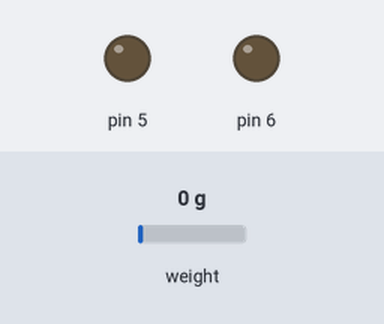
The program below on a simulated Arduino Uno, built with avr-gcc and run on an emulated ATmega328P. Shown: output pins drawn as LEDs (lit = HIGH). Inputs (shaded band) come from the test bench; at power-on: weight on the scale 0 g. Storage starts empty; no radio packets arrive unless stated.

Above: at 0.1 s.
At 1.1 s:
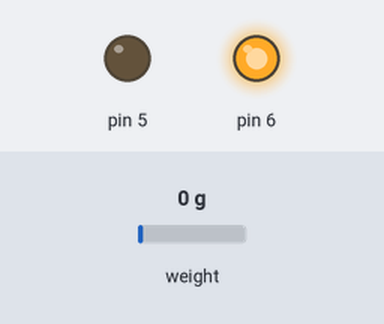
Timing chart, 0 to 2.6 s (numbered marks = the images above):
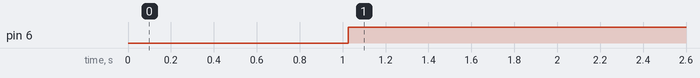

The program:

main.cpp
```cpp
#include <Arduino.h>
#include "led.h"
#include "nrf.h"
#include "lchx711.h"
#include "sdcard.h"
#include <string.h>

NRF nrf(7, 8); // ce,csn

SDCARD sdc(10); // chip select

LED fireMOSFET(5);
LED buzzerPIN(6);

LCHX711 loadCell(2,3,-1777);//(dout, sck, calibration factor)

char text[10];

void setup()
{
}

void loop()
{

  strcpy(text, nrf.read());
  if (strcmp(text, "ARM"))
  {
    buzzerPIN.on();
  }
  else if (strcmp(text, "FIRE") && buzzerPIN.getState())
  {
    fireMOSFET.on();
    delay(20);
    fireMOSFET.off();
  }
  else if (strcmp(text, "SAFE"))
  {
    buzzerPIN.off();
  }

  float loadCellVal = loadCell.getValue();
  sdc.write(loadCellVal);


}
```

Measured:
- by itself, pin 6: LOW → HIGH at 1.0 s
